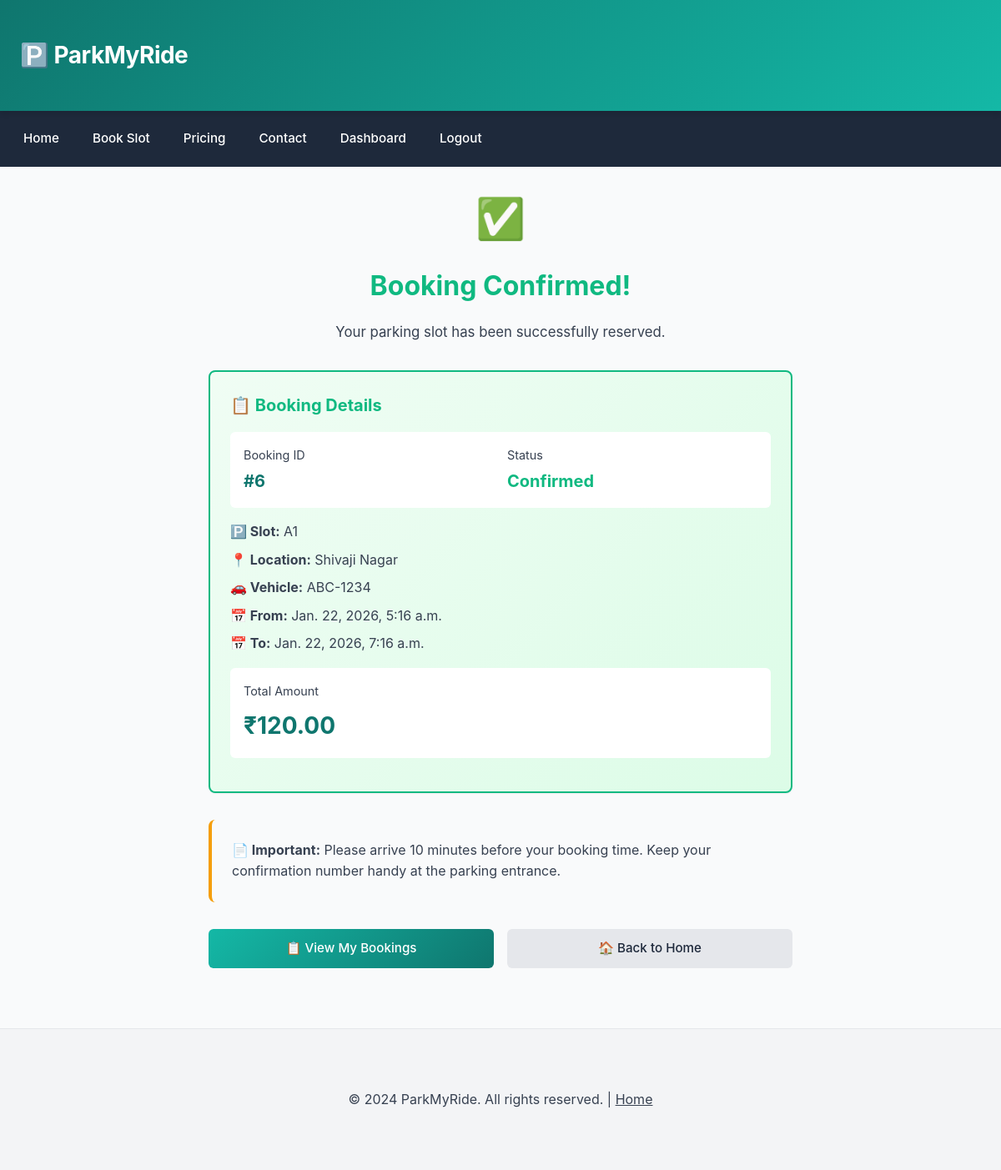
The page /book/confirm/6/ (signed in) on the database its author committed.
### bookings/models.py (models this page shows, shortened)
class Booking(models.Model):
    user = models.ForeignKey(User, on_delete=models.CASCADE)
    slot = models.ForeignKey(ParkingSlot, on_delete=models.CASCADE)
    start_time = models.DateTimeField()
    end_time = models.DateTimeField()
    vehicle_number = models.CharField(max_length=50)
    payment_method = models.CharField(max_length=50)
    status = models.CharField(max_length=20, choices=STATUS_CHOICES, default='Pending')
    total_price = models.DecimalField(max_digits=8, decimal_places=2)
    created_at = models.DateTimeField(auto_now_add=True)

### parking/models.py (models this page shows, shortened)
class ParkingSlot(models.Model):
    slot_name = models.CharField(max_length=100)
    location = models.ForeignKey(Location, on_delete=models.CASCADE)
    vehicle_type = models.CharField(max_length=10, choices=VEHICLE_CHOICES)
    hourly_price = models.DecimalField(max_digits=6, decimal_places=2)
    is_available = models.BooleanField(default=True)
    description = models.CharField(max_length=255, blank=True)

class Location(models.Model):
    name = models.CharField(max_length=200)
    address = models.TextField()

### bookings/views.py (the view)
# urls.py: path('book/confirm/<int:booking_id>/', views.booking_confirmation, name='booking-confirm'),
@login_required
def booking_confirmation(request, booking_id):
    booking = get_object_or_404(Booking, id=booking_id, user=request.user)
    return render(request, 'booking_confirmation.html', {'booking': booking})

### parking/templatetags/currency.py (called while the page is built)
@register.filter
def inr(value):
    try:
        amount = float(value)
        s = f"{amount:,.2f}"
        return f"₹{s}"
    except Exception:
        try:
            return f"₹{float(value):.2f}"
        except Exception:
            return value

### templates/booking_confirmation.html (shortened to what this page needs)
{% extends 'base.html' %}
{% block content %}
<div style="max-width: 700px; margin: 0 auto;">
  <div style="text-align: center; margin-bottom: 2rem;">
    <div style="font-size: 3rem; margin-bottom: 1rem;">✅</div>
    <h2 style="color: var(--green); margin: 0.5rem 0;">Booking Confirmed!</h2>
    <p style="color: var(--gray-700); font-size: 1.05rem;">Your parking slot has been successfully reserved.</p>
  </div>
  <div class="card" style="background: linear-gradient(135deg, #f0fdf4 0%, #dcfce7 100%); border: 2px solid var(--green); margin-bottom: 2rem;">
    <h3 style="color: var(--green); margin-top: 0;">📋 Booking Details</h3>
    <div style="display: grid; grid-template-columns: 1fr 1fr; gap: 1rem; background: #fff; padding: 1rem; border-radius: 6px; margin: 1rem 0;">
      <div>
        <p style="margin: 0; color: var(--gray-700); font-size: 0.9rem;">Booking ID</p>
        <p style="margin: 0.25rem 0 0 0; font-size: 1.25rem; font-weight: 700; color: var(--teal);">#{{ booking.id }}</p>
      </div>
      <div>
        <p style="margin: 0; color: var(--gray-700); font-size: 0.9rem;">Status</p>
        <p style="margin: 0.25rem 0 0 0; font-size: 1.25rem; font-weight: 700; color: var(--green);">{{ booking.status }}</p>
      </div>
    </div>
    <p style="margin: 1rem 0 0.5rem 0;"><strong>🅿️ Slot:</strong> {{ booking.slot.slot_name }}</p>
    <p style="margin: 0.5rem 0;"><strong>📍 Location:</strong> {{ booking.slot.location.name }}</p>
    <p style="margin: 0.5rem 0;"><strong>🚗 Vehicle:</strong> {{ booking.vehicle_number }}</p>
    <p style="margin: 0.5rem 0;"><strong>📅 From:</strong> {{ booking.start_time }}</p>
    <p style="margin: 0.5rem 0;"><strong>📅 To:</strong> {{ booking.end_time }}</p>
    <div style="background: #fff; padding: 1rem; border-radius: 6px; margin: 1rem 0;">
      <p style="margin: 0; color: var(--gray-700); font-size: 0.9rem;">Total Amount</p>
      <p style="margin: 0.5rem 0 0 0; font-size: 1.75rem; font-weight: 700; color: var(--teal);">{{ booking.total_price|inr }}</p>
    </div>
  </div>
  <div style="background: var(--gray-50); padding: 1.5rem; border-radius: 8px; border-left: 4px solid var(--amber); margin-bottom: 2rem;">
    <p style="margin: 0; color: var(--gray-700);"><strong>📄 Important:</strong> Please arrive 10 minutes before your booking time. Keep your confirmation number handy at the parking entrance.</p>
  </div>
  <div style="display: flex; gap: 1rem; flex-wrap: wrap;">
    <a class="btn book" href="/history/" style="flex: 1; text-align: center;">📋 View My Bookings</a>
    <a class="btn" href="/" style="flex: 1; text-align: center;">🏠 Back to Home</a>
  </div>
</div>
{% endblock %}

### static/css/global.css (style rules this page uses)
:root { --teal: #0f766e; --teal-light: #14b8a6; --dark: #1e293b; --gray-50: #f9fafb; --gray-100: #f3f4f6; --gray-200: #e5e7eb; --gray-300: #d1d5db; --gray-700: #374151; --green: #10b981; --green-dark: #059669; --red: #ef4444; --amber: #f59e0b; --shadow-sm: 0 1px 2px rgba(0, 0, 0, 0.05); --shadow-md: 0 4px 6px rgba(0, 0, 0, 0.1); --shadow-lg: 0 10px 15px rgba(0, 0, 0, 0.1); --transition: all 0.3s ease; }
* { box-sizing: border-box; }
html { scroll-behavior: smooth; }
body { font-family: -apple-system, BlinkMacSystemFont, 'Segoe UI', Roboto, 'Helvetica Neue', Arial, sans-serif; margin: 0; color: var(--dark); background: var(--gray-50); line-height: 1.6; }
.card { background: #fff; border: 1px solid var(--gray-200); padding: 1.5rem; border-radius: 8px; box-shadow: var(--shadow-sm); transition: var(--transition); overflow: hidden; }
.card h3 { margin: 0 0 0.5rem 0; font-size: 1.25rem; color: var(--dark); }
.card p { margin: 0.5rem 0; color: var(--gray-700); }
.btn { display: inline-block; padding: 0.7rem 1.25rem; border-radius: 6px; background: var(--gray-200); color: var(--dark); text-decoration: none; border: none; cursor: pointer; transition: var(--transition); font-weight: 500; font-size: 0.95rem; text-align: center; }
.btn.book { background: linear-gradient(135deg, var(--teal-light) 0%, var(--teal) 100%); color: #fff; }
h2 { margin: 0 0 1.5rem 0; font-size: 2rem; font-weight: 700; color: var(--dark); }
h3 { font-size: 1.25rem; }

### rows shown on the page
Booking: id "6", status "Confirmed", slot.slot_name "A1", slot.location.name "Shivaji Nagar", vehicle_number "ABC-1234", start_time "Jan. 22, 2026, 5:16 a.m.", end_time "Jan. 22, 2026, 7:16 a.m.", total_price|inr "₹120.00"
